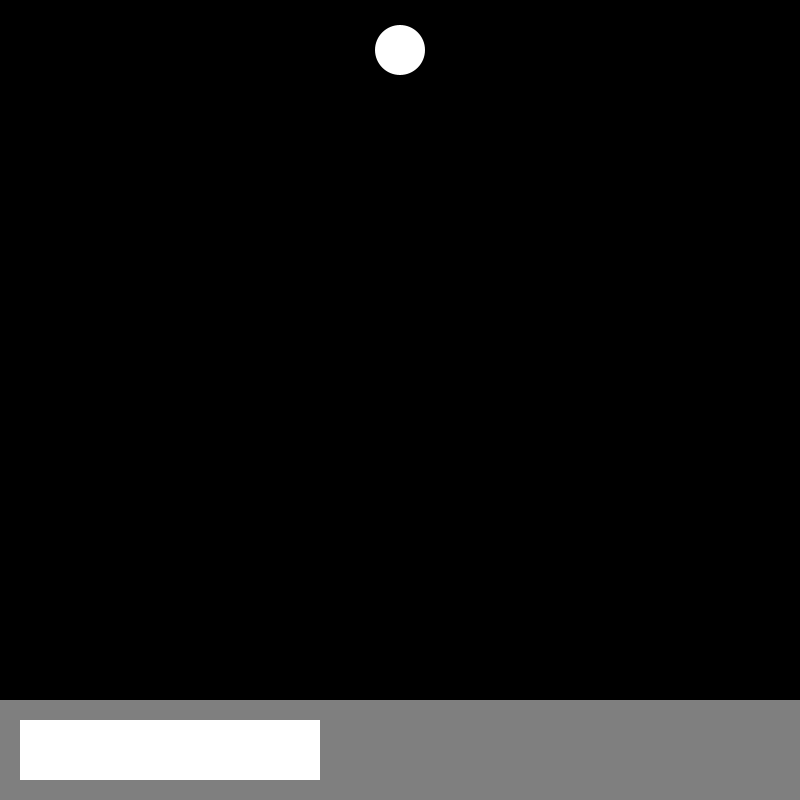
Frame 1 (no input)
Frame 60 (the mouse pressed at the canvas centre just before this capture): identical to frame 1, image omitted
Frame 120 (the mouse held since frame 60 and released just before this capture): identical to frame 1, image omitted

The Processing sketch that drew this single still picture (run headless with seeded random() and noise(); from frame 60 on, the mouse is pressed at the canvas centre):

// Processing sketch: Binary_Tree
// ── Binary_Tree.pde
BinaryTree Tree;
int Value;
TextBox Numbers;
float XMoved = 0;
float YMoved = 0;

void setup() {
  Tree = null;
  size(800, 800);
  Numbers = new TextBox(20, 720, 300, 60);
}


void draw() {
  pushMatrix();
  translate(XMoved,YMoved);
  background(0);
  if (Tree != null) {
    Tree.Show();
  } else {
    fill(255);
    noStroke();
    ellipse(width/2, 50, 50, 50);
  }
  popMatrix();
  fill(127);
  stroke(127);
  rect(0, height-100, width, 100);
  Numbers.Show();
  Value = int(Numbers.Text);
}


void keyPressed() {
  if (keyCode == ENTER) {
    if (Tree == null) {
      Tree = new BinaryTree(Value);
    } else {
      Tree.AddNode(Value);
    }
    Numbers.Text = "";
    Value = 0;
  } else {
    int Variable = key-48; 
    if (Variable < 10 && Variable > -1) {
      if (Numbers.Selected) {
        Numbers.Text += Variable;
      }
    }
  }
  if (keyCode == BACKSPACE) {
    if (Numbers.Selected) {
      Numbers.Text = Numbers.Text = Numbers.Text.substring(0, Numbers.Text.length()-1);
    }
  }
}


void mousePressed() {
  Numbers.Selected = false;
  if (mouseX < 320 && mouseX > 20 && mouseY > 720 && mouseY < 780) {
    Numbers.Selected = true;
  }
}

void mouseDragged() {
  XMoved += (mouseX-pmouseX);
  YMoved += (mouseY-pmouseY);
}

// ── Binary_Tree_Class.pde
class BinaryTree {
  Node Root;
  int Layer = 2;

  BinaryTree(int Value) {
    Root = new Node(Value, width/2, 50, 1);
  }

  void Show() {
    Root.Show(Root.Pos.x,Root.Pos.y);
  }

  void AddNode(int ValueToAdd) {
    if (ValueToAdd > Root.Value) {
      if (Root.Right != null) {
        Root.Right.AddNode(ValueToAdd);
      } else {
        Root.Right = new Node(ValueToAdd, Root.Pos.x+width/pow(2,Layer), Root.Pos.y+200, Layer+1);
      }
    } else if (ValueToAdd < Root.Value) {
      if (Root.Left != null) {
        Root.Left.AddNode(ValueToAdd);
      } else {
        Root.Left = new Node(ValueToAdd, Root.Pos.x-width/pow(2,Layer), Root.Pos.y+200, Layer+1);
      }
    }
  }
}

// ── Node_Class.pde
class Node {
  PVector Pos;
  Node Left;
  Node Right;
  int Value;
  int Layer;

  Node(int NewValue, float XPos, float YPos, int layer) {
    Value = NewValue;
    Left = null;
    Right = null;
    Pos = new PVector(XPos, YPos);
    Layer = layer;
  }

  void Show(float XPos, float YPos) {
    if (Left != null) {
      Left.Show(Pos.x, Pos.y);
    }
    if (Right != null) {
      Right.Show(Pos.x, Pos.y);
    }
    textAlign(CENTER, CENTER);
    textSize(15);
    stroke(255);
    line(Pos.x, Pos.y, XPos, YPos);
    noStroke();
    fill(255);
    ellipse(Pos.x, Pos.y, 50, 50);
    fill(0);
    text(Value, Pos.x, Pos.y);
  }

  void AddNode(int ValueToAdd) {
    if (ValueToAdd > Value) {
      if (Right != null) {
        Right.AddNode(ValueToAdd);
      } else {
        Right = new Node(ValueToAdd, Pos.x+width/pow(2, Layer), Pos.y+200, Layer + 1);
      }
    } else if (ValueToAdd < Value) {
      if (Left != null) {
        Left.AddNode(ValueToAdd);
      } else {
        Left = new Node(ValueToAdd, Pos.x-width/pow(2, Layer), Pos.y+200, Layer + 1);
      }
    }
  }
}

// ── TextBox_Class.pde
class TextBox {
  PVector Position;
  float Length;
  float Height;
  boolean Selected = false;
  String Text ="";


  TextBox(float XPos, float YPos, float size, float top) {
    Position = new PVector(XPos, YPos);
    Length = size;
    Height = top;
  }

  void Show() {
    fill(255);
    noStroke();
    if (Selected) {
      strokeWeight(3);
      stroke(0);
    }
    rect(Position.x, Position.y, Length, Height);
    fill(0);
    textSize(32);
    textAlign(LEFT, CENTER);
    text(Text,Position.x + 20,Position.y+Height/2);
  }
}
